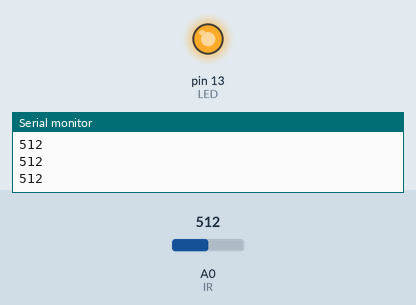
This sketch was run on a simulated Arduino Uno, built with avr-gcc and run on an emulated ATmega328P. Shown: output pins drawn as LEDs (lit = HIGH), the last lines printed to the serial monitor. The inputs (shaded band) are chosen by the test bench; at power-on: A0 (IR) = 512.

Above: at 1.2 s.
1.3 s: A0 (IR) set to 492
At 2.3 s:
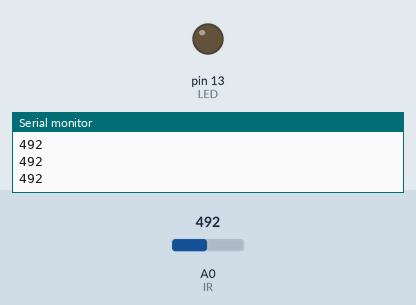
2.8 s: A0 (IR) set to 510
At 3.6 s:
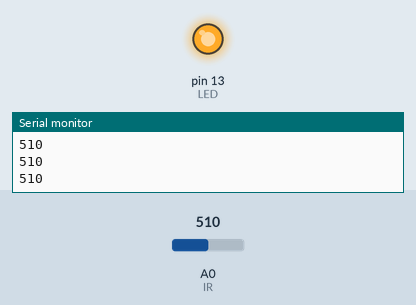
4.3 s: A0 (IR) set to 490
At 4.9 s:
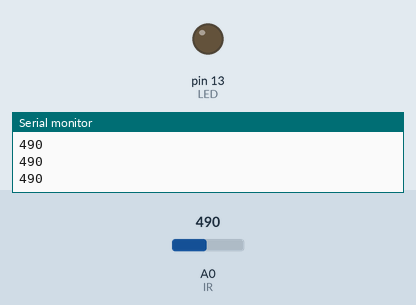
Timing chart, 0 to 7.3 s (numbered marks = the images above; inputs shaded):
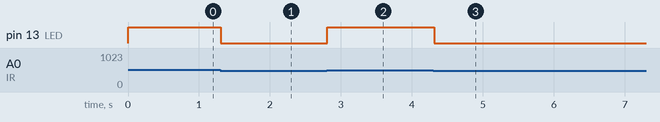

The sketch:

PC_w11_2.ino
```cpp
const int LED =13;
const int IR= A0;

void setup() {
  pinMode(LED, OUTPUT);
  pinMode(IR, INPUT);
  Serial.begin(115200);
}

void loop() {
  int value= analogRead(IR);

  Serial.println(value);

  if(value>500){
    digitalWrite(LED, HIGH);
  }
  else{
    digitalWrite(LED, LOW);
  }

  delay(100);
}
```

Measured:
- the behaviour switches between 501 and 500 on A0 (IR) (found by bisection; images 0 and 1)
- after the input at 1.3 s, pin 13 (LED): HIGH → LOW at once
- after the input at 2.8 s, pin 13 (LED): LOW → HIGH at once
- after the input at 4.3 s, pin 13 (LED): HIGH → LOW at once
